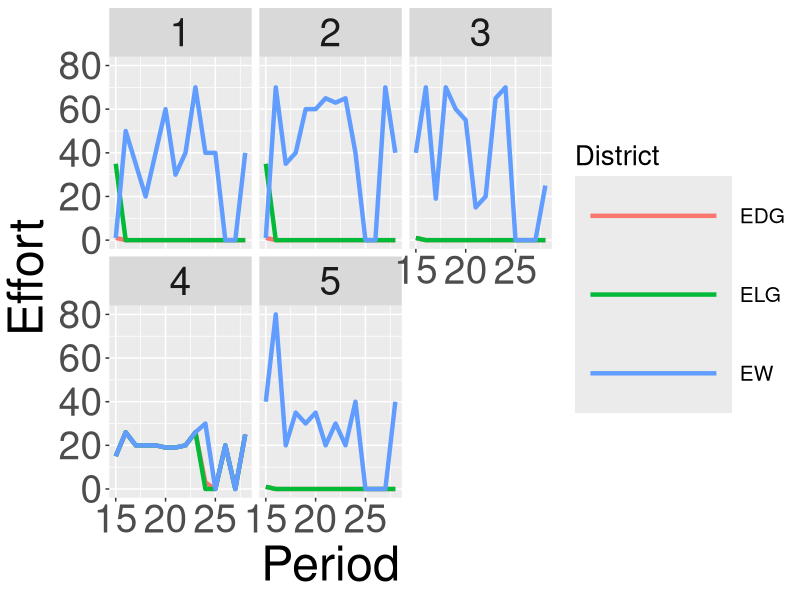
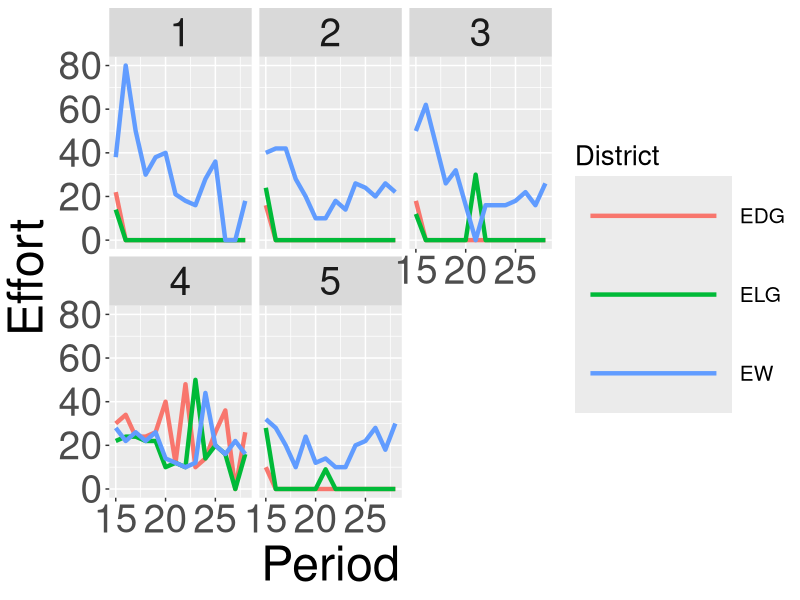
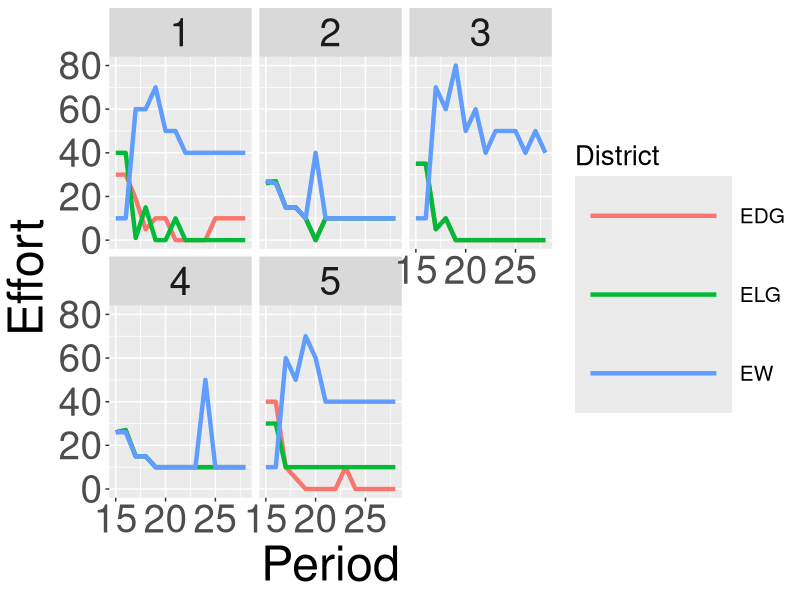
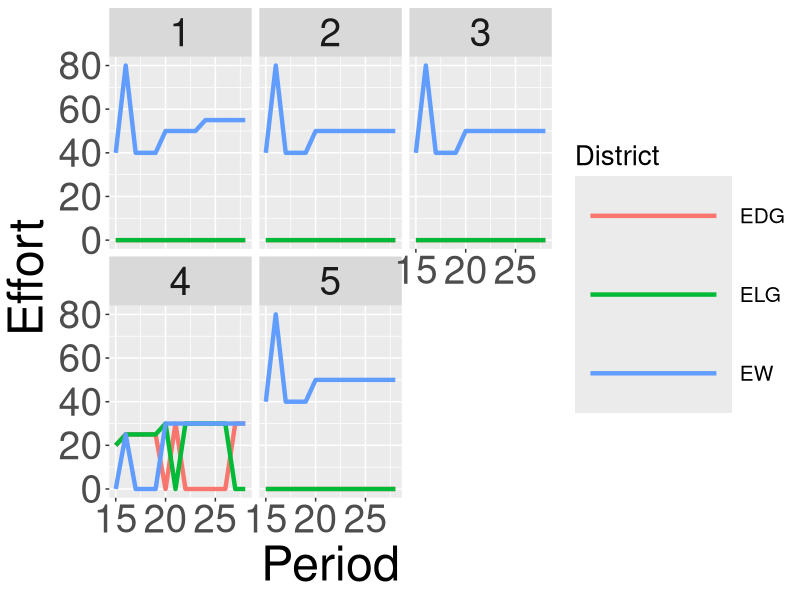
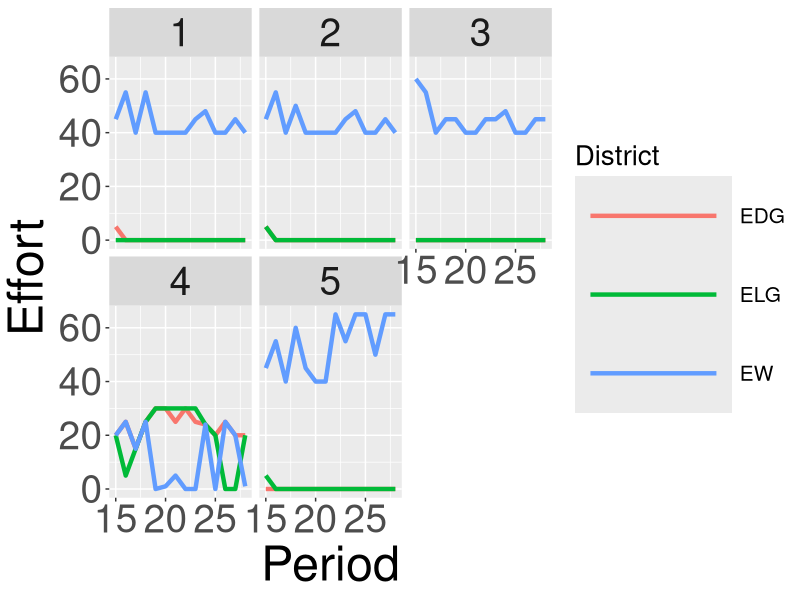
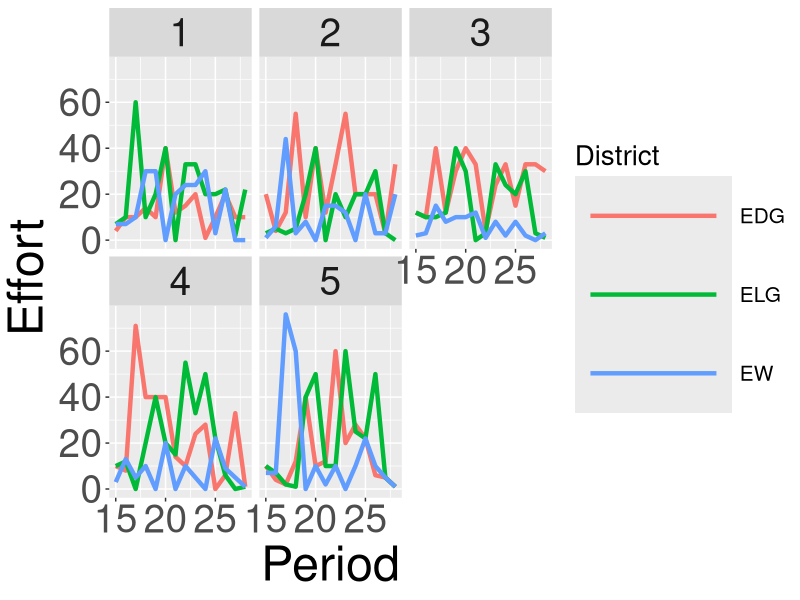
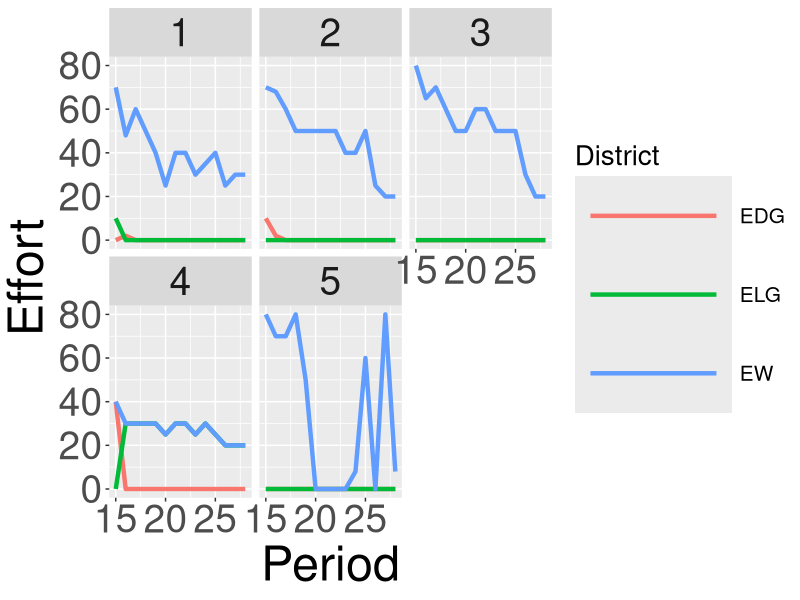
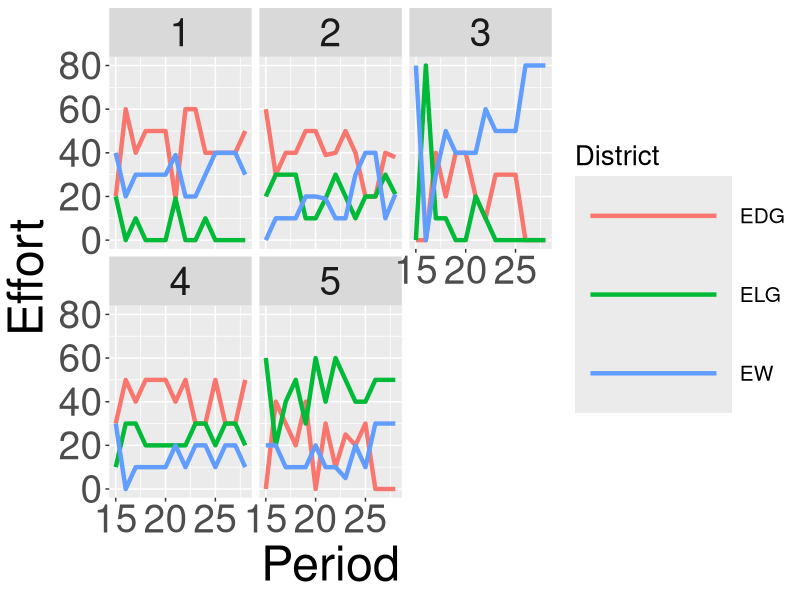

Recreate these plots in R, in order.
## ---- chunk 1
knitr::opts_chunk$set(echo = FALSE)
df_clean <- read.csv("Simp_Data_08.csv")
df1 <- subset(df_clean, Subject == 1)
df2 <- subset(df_clean, Subject == 2)
df3 <- subset(df_clean, Subject == 3)
df4 <- subset(df_clean, Subject == 4)
df5 <- subset(df_clean, Subject == 5)
df6 <- subset(df_clean, Subject == 6)
df7 <- subset(df_clean, Subject == 7)
df8 <- subset(df_clean, Subject == 8)
## ---- chunk 2
library(ggplot2)
Fig1 <- ggplot(df1, aes(Period, Effort, color = District)) +
  geom_line(size = 1.5) +
  facet_wrap(~Map) + 
  theme(text = element_text(size=35),
        legend.key.height= unit(2, 'cm'),
        legend.key.width= unit(4, 'cm'),
        legend.title = element_text(size=20),
        legend.text = element_text(size=15))
Fig2 <- ggplot(df2, aes(Period, Effort, color = District)) +
  geom_line(size = 1.5) +
  facet_wrap(~Map) + 
  theme(text = element_text(size=35),
        legend.key.height= unit(2, 'cm'),
        legend.key.width= unit(4, 'cm'),
        legend.title = element_text(size=20),
        legend.text = element_text(size=15))
Fig3 <- ggplot(df3, aes(Period, Effort, color = District)) +
  geom_line(size = 1.5) +
  facet_wrap(~Map) + 
  theme(text = element_text(size=35),
        legend.key.height= unit(2, 'cm'),
        legend.key.width= unit(4, 'cm'),
        legend.title = element_text(size=20),
        legend.text = element_text(size=15))
Fig4 <- ggplot(df4, aes(Period, Effort, color = District)) +
  geom_line(size = 1.5) +
  facet_wrap(~Map) + 
  theme(text = element_text(size=35),
        legend.key.height= unit(2, 'cm'),
        legend.key.width= unit(4, 'cm'),
        legend.title = element_text(size=20),
        legend.text = element_text(size=15))
Fig5 <- ggplot(df5, aes(Period, Effort, color = District)) +
  geom_line(size = 1.5) +
  facet_wrap(~Map) + 
  theme(text = element_text(size=35),
        legend.key.height= unit(2, 'cm'),
        legend.key.width= unit(4, 'cm'),
        legend.title = element_text(size=20),
        legend.text = element_text(size=15))
Fig6 <- ggplot(df6, aes(Period, Effort, color = District)) +
  geom_line(size = 1.5) +
  facet_wrap(~Map) + 
  theme(text = element_text(size=35),
        legend.key.height= unit(2, 'cm'),
        legend.key.width= unit(4, 'cm'),
        legend.title = element_text(size=20),
        legend.text = element_text(size=15))
Fig7 <- ggplot(df7, aes(Period, Effort, color = District)) +
  geom_line(size = 1.5) +
  facet_wrap(~Map) + 
  theme(text = element_text(size=35),
        legend.key.height= unit(2, 'cm'),
        legend.key.width= unit(4, 'cm'),
        legend.title = element_text(size=20),
        legend.text = element_text(size=15))
Fig8 <- ggplot(df8, aes(Period, Effort, color = District)) +
  geom_line(size = 1.5) +
  facet_wrap(~Map) + 
  theme(text = element_text(size=35),
        legend.key.height= unit(2, 'cm'),
        legend.key.width= unit(4, 'cm'),
        legend.title = element_text(size=20),
        legend.text = element_text(size=15))
## ---- chunk 3
print(Fig1)
## ---- chunk 4
print(Fig2)
## ---- chunk 5
print(Fig3)
## ---- chunk 6
print(Fig4)
## ---- chunk 7
print(Fig5)
## ---- chunk 8
print(Fig6)
## ---- chunk 9
print(Fig7)
## ---- chunk 10
print(Fig8)
## ---- chunk 11
df_clean$Map_Choice <- as.character(as.numeric(df_clean$Map_Choice))

ggplot(df_clean, aes(Period, Map_Choice, color = Map_Choice)) +
  geom_point() +
  facet_wrap(~Subject) + ylab("Map Choice") + scale_colour_discrete("Map Choice")
